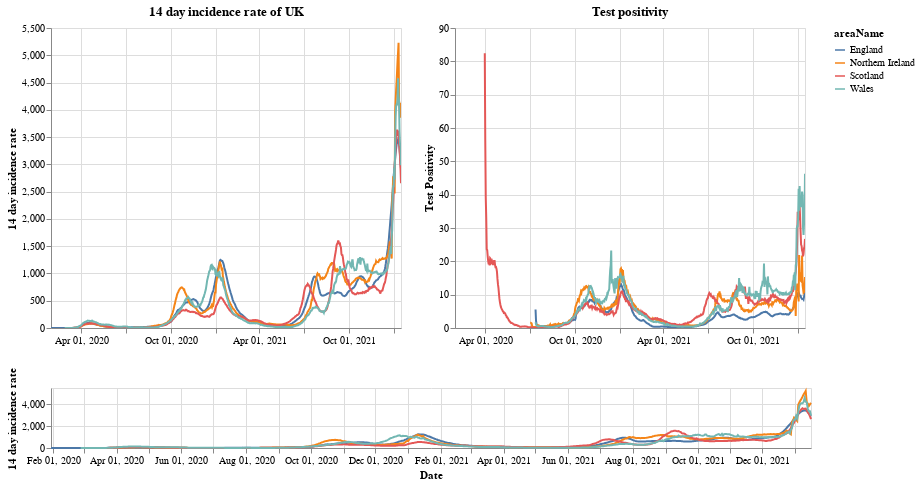

Write notebook code for a chart like this one.
### Markdown cell above
# Plots

First a plot with each country in the UK. The top right shows the positivity rate for (which is the percentage of registered tests which were positive) while the top left is the 14 day incidence rate. The bottom chart can be used to select the timeframe (does not work on a mobile device).

### Code cell
#collapse
brush = alt.selection(type='interval', name='DateBrush',encodings=['x'],fields=['Time'])
leg_selection = alt.selection_multi(fields=['areaName'], bind='legend')

base = alt.Chart(uk_cases).mark_line().encode(
    x=alt.X("yearmonthdate(date):T", axis=alt.Axis(title='Date')),
    y=alt.Y("twoWeeklyCasesRate:Q", axis=alt.Axis(title='14 day incidence rate')),
    tooltip=['areaName', 'date','twoWeeklyCasesRate', 'testPositivity'],
    color='areaName',
    opacity=alt.condition(leg_selection, alt.value(2), alt.value(0.1))
).add_selection(leg_selection).properties(width=350)

upper = base.encode(alt.X('yearmonthdate(date):T', axis=alt.Axis(title=''),
                         scale=alt.Scale(domain=brush))
                   ).properties(title=f'14 day incidence rate of UK')
upper_right = upper.encode(alt.Y('testPositivity:Q', axis=alt.Axis(title='Test Positivity'))).properties(title='Test positivity')
lower = base.properties(height=60, width = 760).add_selection(brush)

(upper | upper_right) & lower

### Figure 1 — Vega-Lite specification as saved in the notebook (floating-point values rounded to 4 significant figures; data arrays with more than 128 entries replaced by an {"elided": "..."} marker saying what was removed)
{"config": {"view": {"continuousWidth": 400, "continuousHeight": 300}}, "vconcat": [{"hconcat": [{"mark": "line", "encoding": {"color": {"type": "nominal", "field": "areaName"}, "opacity": {"condition": {"value": 2, "selection": "selector001"}, "value": 0.1}, "tooltip": [{"type": "nominal", "field": "areaName"}, {"type": "temporal", "field": "date"}, {"type": "quantitative", "field": "twoWeeklyCasesRate"}, {"type": "quantitative", "field": "testPositivity"}], "x": {"type": "temporal", "axis": {"title": ""}, "field": "date", "scale": {"domain": {"selection": "DateBrush"}}, "timeUnit": "yearmonthdate"}, "y": {"type": "quantitative", "axis": {"title": "14 day incidence rate"}, "field": "twoWeeklyCasesRate"}}, "selection": {"selector001": {"type": "multi", "fields": ["areaName"], "bind": "legend"}}, "title": "14 day incidence rate of UK", "width": 350}, {"mark": "line", "encoding": {"color": {"type": "nominal", "field": "areaName"}, "opacity": {"condition": {"value": 2, "selection": "selector001"}, "value": 0.1}, "tooltip": [{"type": "nominal", "field": "areaName"}, {"type": "temporal", "field": "date"}, {"type": "quantitative", "field": "twoWeeklyCasesRate"}, {"type": "quantitative", "field": "testPositivity"}], "x": {"type": "temporal", "axis": {"title": ""}, "field": "date", "scale": {"domain": {"selection": "DateBrush"}}, "timeUnit": "yearmonthdate"}, "y": {"type": "quantitative", "axis": {"title": "Test Positivity"}, "field": "testPositivity"}}, "selection": {"selector001": {"type": "multi", "fields": ["areaName"], "bind": "legend"}}, "title": "Test positivity", "width": 350}]}, {"mark": "line", "encoding": {"color": {"type": "nominal", "field": "areaName"}, "opacity": {"condition": {"value": 2, "selection": "selector001"}, "value": 0.1}, "tooltip": [{"type": "nominal", "field": "areaName"}, {"type": "temporal", "field": "date"}, {"type": "quantitative", "field": "twoWeeklyCasesRate"}, {"type": "quantitative", "field": "testPositivity"}], "x": {"type": "temporal", "axis": {"title": "Date"}, "field": "date", "timeUnit": "yearmonthdate"}, "y": {"type": "quantitative", "axis": {"title": "14 day incidence rate"}, "field": "twoWeeklyCasesRate"}}, "height": 60, "selection": {"selector001": {"type": "multi", "fields": ["areaName"], "bind": "legend"}, "DateBrush": {"type": "interval", "encodings": ["x"], "fields": ["Time"]}}, "width": 760}], "data": {"name": "data-c925c2a38590b5af298b9b98c0d381d6"}, "$schema": "https://vega.github.io/schema/vega-lite/v4.8.1.json", "datasets": {"data-c925c2a38590b5af298b9b98c0d381d6": {"elided": "2780 records"}}}
